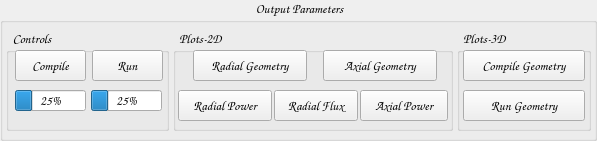
             <widget class="QGroupBox" name="groupBox_5">
              <property name="geometry">
               <rect>
                <x>0</x>
                <y>530</y>
                <width>597</width>
                <height>141</height>
               </rect>
              </property>
              <property name="font">
               <font>
                <family>Comic Sans MS</family>
                <pointsize>10</pointsize>
                <weight>75</weight>
                <bold>true</bold>
               </font>
              </property>
              <property name="styleSheet">
               <string notr="true">QGroupBox::title {
    subcontrol-origin: margin;
    subcontrol-position: top center; /* position at the top center */
    padding: 0 5px;
	background-color: transparent;
    border-radius: 5px;
}</string>
              </property>
              <property name="title">
               <string>Output Parameters</string>
              </property>
              <widget class="QGroupBox" name="groupBox_7">
               <property name="geometry">
                <rect>
                 <x>173</x>
                 <y>30</y>
                 <width>280</width>
                 <height>101</height>
                </rect>
               </property>
               <property name="font">
                <font>
                 <family>Comic Sans MS</family>
                 <pointsize>10</pointsize>
                 <weight>75</weight>
                 <bold>true</bold>
                </font>
               </property>
               <property name="styleSheet">
                <string notr="true">QGroupBox::title {
    subcontrol-origin: margin;
    subcontrol-position: top left; /* position at the top center */
    padding: 0 5px;
	background-color: transparent;
    border-radius: 5px;
}</string>
               </property>
               <property name="title">
                <string>Plots-2D</string>
               </property>
               <widget class="QPushButton" name="pushButton_8">
                <property name="geometry">
                 <rect>
                  <x>187</x>
                  <y>60</y>
                  <width>88</width>
                  <height>31</height>
                 </rect>
                </property>
                <property name="font">
                 <font>
                  <family>Comic Sans MS</family>
                  <pointsize>10</pointsize>
                  <weight>50</weight>
                  <bold>false</bold>
                 </font>
                </property>
                <property name="text">
                 <string>Axial Power</string>
                </property>
               </widget>
               <widget class="QPushButton" name="pushButton_7">
                <property name="geometry">
                 <rect>
                  <x>5</x>
                  <y>60</y>
                  <width>94</width>
                  <height>31</height>
                 </rect>
                </property>
                <property name="font">
                 <font>
                  <family>Comic Sans MS</family>
                  <pointsize>10</pointsize>
                  <weight>50</weight>
                  <bold>false</bold>
                 </font>
                </property>
                <property name="text">
                 <string>Radial Power</string>
                </property>
                <property name="autoDefault">
                 <bool>false</bool>
                </property>
                <property name="default">
                 <bool>false</bool>
                </property>
                <property name="flat">
                 <bool>false</bool>
                </property>
               </widget>
               <widget class="QPushButton" name="pushButton_36">
                <property name="geometry">
                 <rect>
                  <x>20</x>
                  <y>20</y>
                  <width>114</width>
                  <height>31</height>
                 </rect>
                </property>
                <property name="font">
                 <font>
                  <family>Comic Sans MS</family>
                  <pointsize>10</pointsize>
                  <weight>50</weight>
                  <bold>false</bold>
                 </font>
                </property>
                <property name="text">
                 <string>Radial Geometry</string>
                </property>
               </widget>
               <widget class="QPushButton" name="pushButton_37">
                <property name="geometry">
                 <rect>
                  <x>150</x>
                  <y>20</y>
                  <width>114</width>
                  <height>31</height>
                 </rect>
                </property>
                <property name="font">
                 <font>
                  <family>Comic Sans MS</family>
                  <pointsize>10</pointsize>
                  <weight>50</weight>
                  <bold>false</bold>
                 </font>
                </property>
                <property name="text">
                 <string>Axial Geometry</string>
                </property>
               </widget>
               <widget class="QPushButton" name="pushButton_9">
                <property name="geometry">
                 <rect>
                  <x>101</x>
                  <y>60</y>
                  <width>84</width>
                  <height>31</height>
                 </rect>
                </property>
                <property name="font">
                 <font>
                  <family>Comic Sans MS</family>
                  <pointsize>10</pointsize>
                  <weight>50</weight>
                  <bold>false</bold>
                 </font>
                </property>
                <property name="text">
                 <string>Radial Flux</string>
                </property>
               </widget>
              </widget>
              <widget class="QGroupBox" name="groupBox_6">
               <property name="geometry">
                <rect>
                 <x>6</x>
                 <y>30</y>
                 <width>163</width>
                 <height>101</height>
                </rect>
               </property>
               <property name="font">
                <font>
                 <family>Comic Sans MS</family>
                 <pointsize>10</pointsize>
                 <weight>75</weight>
                 <bold>true</bold>
                </font>
               </property>
               <property name="styleSheet">
                <string notr="true">QGroupBox::title {
    subcontrol-origin: margin;
    subcontrol-position: top left; /* position at the top center */
    padding: 0 5px;
	background-color: transparent;
    border-radius: 5px;
}</string>
               </property>
               <property name="title">
                <string>Controls</string>
               </property>
               <widget class="QPushButton" name="pushButton_5">
                <property name="geometry">
                 <rect>
                  <x>9</x>
                  <y>20</y>
                  <width>71</width>
                  <height>31</height>
                 </rect>
                </property>
                <property name="font">
                 <font>
                  <family>Comic Sans MS</family>
                  <pointsize>10</pointsize>
                  <weight>50</weight>
                  <bold>false</bold>
                 </font>
                </property>
                <property name="text">
                 <string>Compile</string>
                </property>
               </widget>
               <widget class="QPushButton" name="pushButton_6">
                <property name="geometry">
                 <rect>
                  <x>86</x>
                  <y>20</y>
                  <width>71</width>
                  <height>31</height>
                 </rect>
                </property>
                <property name="font">
                 <font>
                  <family>Comic Sans MS</family>
                  <pointsize>10</pointsize>
                  <weight>50</weight>
                  <bold>false</bold>
                 </font>
                </property>
                <property name="text">
                 <string>Run</string>
                </property>
               </widget>
               <widget class="QProgressBar" name="progressBar_1">
                <property name="geometry">
                 <rect>
                  <x>9</x>
                  <y>60</y>
                  <width>71</width>
                  <height>21</height>
                 </rect>
                </property>
                <property name="font">
                 <font>
                  <family>Comic Sans MS</family>
                  <pointsize>10</pointsize>
                  <weight>50</weight>
                  <bold>false</bold>
                 </font>
                </property>
                <property name="value">
                 <number>25</number>
                </property>
                <property name="textVisible">
                 <bool>true</bool>
                </property>
                <property name="invertedAppearance">
                 <bool>false</bool>
                </property>
               </widget>
               <widget class="QProgressBar" name="progressBar_2">
                <property name="geometry">
                 <rect>
                  <x>85</x>
                  <y>60</y>
                  <width>71</width>
                  <height>21</height>
                 </rect>
                </property>
                <property name="font">
                 <font>
                  <family>Comic Sans MS</family>
                  <pointsize>10</pointsize>
                  <weight>50</weight>
                  <bold>false</bold>
                 </font>
                </property>
                <property name="value">
                 <number>25</number>
                </property>
                <property name="textVisible">
                 <bool>true</bool>
                </property>
                <property name="invertedAppearance">
                 <bool>false</bool>
                </property>
               </widget>
              </widget>
              <widget class="QGroupBox" name="groupBox_8">
               <property name="geometry">
                <rect>
                 <x>457</x>
                 <y>30</y>
                 <width>134</width>
                 <height>101</height>
                </rect>
               </property>
               <property name="font">
                <font>
                 <family>Comic Sans MS</family>
                 <pointsize>10</pointsize>
                 <weight>75</weight>
                 <bold>true</bold>
                </font>
               </property>
               <property name="styleSheet">
                <string notr="true">QGroupBox::title {
    subcontrol-origin: margin;
    subcontrol-position: top left; /* position at the top center */
    padding: 0 5px;
	background-color: transparent;
    border-radius: 5px;
}</string>
               </property>
               <property name="title">
                <string>Plots-3D</string>
               </property>
               <widget class="QPushButton" name="pushButton_10">
                <property name="geometry">
                 <rect>
                  <x>6</x>
                  <y>20</y>
                  <width>122</width>
                  <height>31</height>
                 </rect>
                </property>
                <property name="font">
                 <font>
                  <family>Comic Sans MS</family>
                  <pointsize>10</pointsize>
                  <weight>50</weight>
                  <bold>false</bold>
                 </font>
                </property>
                <property name="text">
                 <string>Compile Geometry</string>
                </property>
               </widget>
               <widget class="QPushButton" name="pushButton_11">
                <property name="geometry">
                 <rect>
                  <x>6</x>
                  <y>60</y>
                  <width>122</width>
                  <height>31</height>
                 </rect>
                </property>
                <property name="font">
                 <font>
                  <family>Comic Sans MS</family>
                  <pointsize>10</pointsize>
                  <weight>50</weight>
                  <bold>false</bold>
                 </font>
                </property>
                <property name="text">
                 <string>Run Geometry</string>
                </property>
               </widget>
              </widget>
             </widget>
